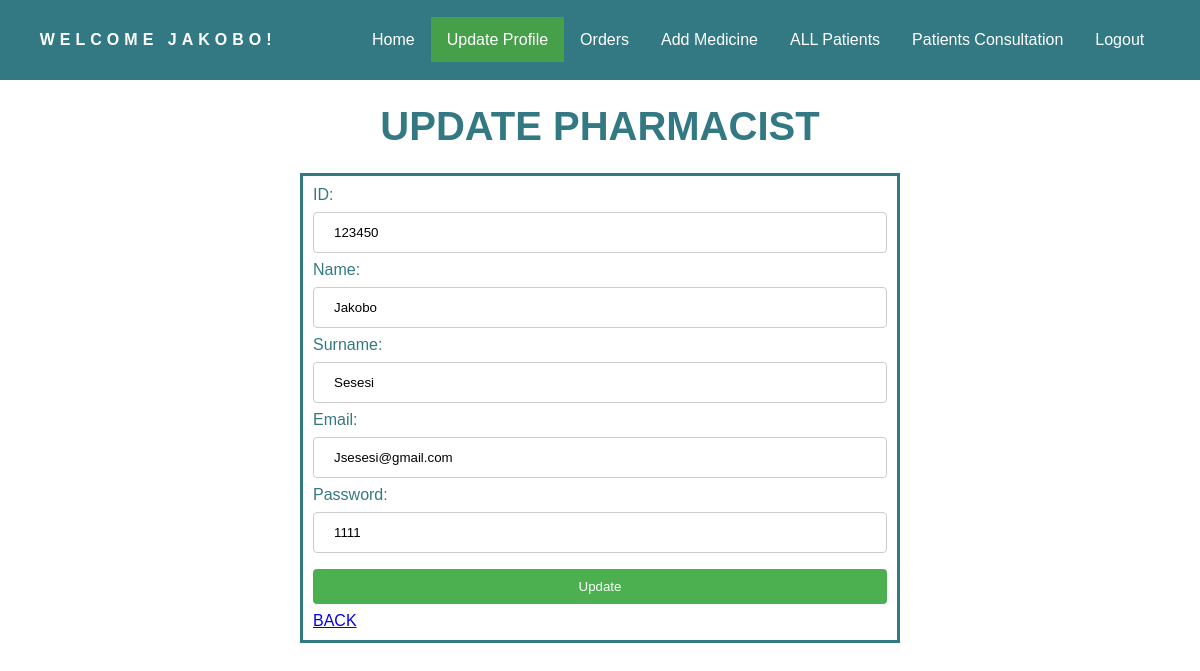
The page /pharmacist/update_pharmacist.php (signed in) on the database its author committed.
### tables this page shows
CREATE TABLE `pharmacist` (
  `id` int(11) NOT NULL,
  `name` varchar(50) NOT NULL,
  `surname` varchar(50) NOT NULL,
  `email` varchar(100) NOT NULL,
  `password` varchar(255) NOT NULL,
  `status` varchar(255) NOT NULL
);

### pharmacist/update_pharmacist.php (the view, shortened to what this page needs)
<?php
include_once("conn.php");
$id = $_SESSION['id'];
$sql = "SELECT * FROM pharmacist WHERE id=$id";
$result = mysqli_query($conn, $sql);
if($result && mysqli_num_rows($result) > 0) {
    $row = mysqli_fetch_assoc($result);
} else {
    echo "Pharmacist not found";
}
?>
<!DOCTYPE html>
<html>
  <head>
    <link rel="stylesheet" href="../css/style.css" />
  </head>
  <body>
    <nav>
      <div class="heading">
        <h4>Welcome <?php echo $_SESSION['name']; ?>! </h4>
      </div>
      <ul class="nav-links">
        <li><a href="dashboard.php">Home</a></li>
        <li><a class="active" href="update_pharmacist.php">Update Profile</a></li>
        <li><a href="Orders.php">Orders</a></li>
        <li><a href="medicine_reg.php">Add Medicine</a></li>
        <li><a href="view_patients.php">ALL Patients</a></li>
        <li><a href="medical_history.php">Patients Consultation</a></li>
        <li> <a href="logout.php">Logout</a></li>
      </ul>
    </nav>
    <div class="header">
            <h1>UPDATE PHARMACIST</h1>
        </div>
      <div class="first-box">
<form action="" method="post">
    <label for="id">ID:</label>
    <input type="text" name="id" value="<?php echo $row['id']; ?>" readonly><br>
    <label for="name">Name:</label>
    <input type="text" name="name" value="<?php echo $row['name']; ?>"><br>
    <label for="surname">Surname:</label>
    <input type="text" name="surname" value="<?php echo $row['surname']; ?>"><br>
    <label for="email">Email:</label>
    <input type="text" name="email" value="<?php echo $row['email']; ?>"><br>
    <label for="password">Password:</label>
    <input type="text" name="password" value="<?php echo $row['password']; ?>"><br>
    <input type="submit" name="submit" value="Update">
	<a  href="dashboard.php"> BACK</a>
</form>
      </div>
    </body>
</html>

### css/style.css (style rules this page uses)
* { padding: 0; margin: 0; box-sizing: border-box; font-family: 'Raleway', sans-serif; }
body { min-height: 100vh; }
nav { display: flex; justify-content: space-around; align-items: center; min-height: 10vh; background-color: #337983; }
.heading { color: white; text-transform: uppercase; letter-spacing: 5px; }
.nav-links { display: flex; justify-content: space-around; }
.nav-links li { list-style: none; }
.nav-links a { color: white; text-decoration: none; padding: 14px 16px; }
.nav-links li a.active { background-color: #45a049; }
.header { margin-top: 2%; width: 100%; text-align: center; margin-bottom: 2%; }
.header h1 { font-size: 40px; text-transform: uppercase; color: #337983; }
.first-box { margin: auto; width: 50%; border: 3px solid #337983; padding: 10px; color: #337983; margin-bottom: 5%; }
label { color: #337983; font-size: medium; }
input[type=text], input[type=password], input[type=number], input[type=email], input[type=date], select { width: 100%; padding: 12px 20px; margin: 8px 0; display: inline-block; border: 1px solid #ccc; border-radius: 4px; box-sizing: border-box; }
input[type=submit] { width: 100%; background-color: #4caf50; color: white; padding: 10px 10px; margin: 8px 0; border: none; border-radius: 4px; cursor: pointer; }

### rows shown on the page
pharmacist: id "123450", name "Jakobo", surname "Sesesi", email "Jsesesi@gmail.com", password "1111"

### other values the page prints
$_SESSION['name'] "JAKOBO"
